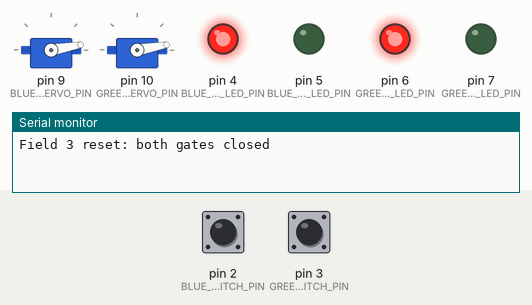
This sketch was run on a simulated Arduino Uno, built with avr-gcc and run on an emulated ATmega328P. Parts: 2 × servo, output pins drawn as LEDs (lit = HIGH), the last lines printed to the serial monitor. Inputs (shaded band) come from the test bench; at power-on: pin 2 (BLUE_LIMIT_SWITCH_PIN) HIGH, pin 3 (GREEN_LIMIT_SWITCH_PIN) HIGH.

Above: at 1.2 s.
1.3 s: pin 2 (BLUE_LIMIT_SWITCH_PIN) pulled LOW for 0.15 s
4.4 s: pin 3 (GREEN_LIMIT_SWITCH_PIN) pulled LOW for 0.15 s
At 4.4 s:
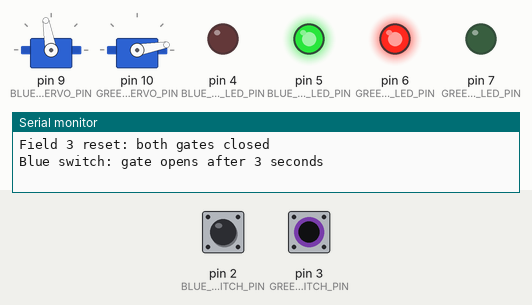
At 8.3 s:
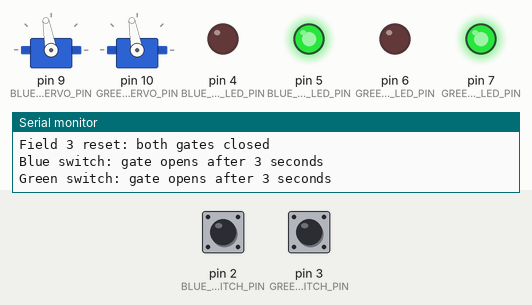
Timing chart, 0 to 9.8 s (numbered marks = the images above; inputs shaded):
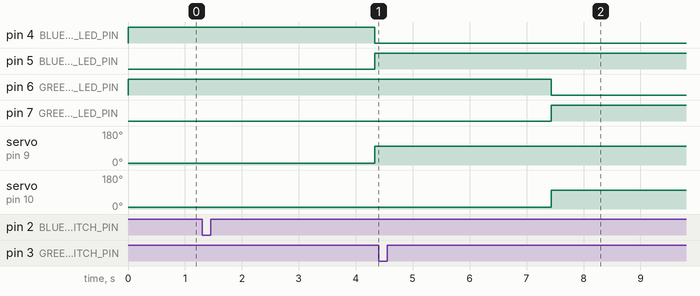

Measured:
- after the input at 1.3 s, pin 4 (BLUE_RED_LED_PIN): HIGH → LOW after 3.0 s; pin 5 (BLUE_GREEN_LED_PIN): LOW → HIGH after 3.0 s; servo on pin 9 (BLUE_GATE_SERVO_PIN): 10° → 100° after 3.0 s
- after the input at 4.4 s, pin 6 (GREEN_RED_LED_PIN): HIGH → LOW after 3.0 s; pin 7 (GREEN_GREEN_LED_PIN): LOW → HIGH after 3.0 s; servo on pin 10 (GREEN_GATE_SERVO_PIN): 10° → 100° after 3.0 s

The sketch:

field_3_dual_gate.ino
```cpp
#include <DINCField.h>

using namespace dinc_field;

const uint8_t BLUE_LIMIT_SWITCH_PIN = 2;
const uint8_t GREEN_LIMIT_SWITCH_PIN = 3;
const uint8_t BLUE_RED_LED_PIN = 4;
const uint8_t BLUE_GREEN_LED_PIN = 5;
const uint8_t GREEN_RED_LED_PIN = 6;
const uint8_t GREEN_GREEN_LED_PIN = 7;
const uint8_t BLUE_GATE_SERVO_PIN = 9;
const uint8_t GREEN_GATE_SERVO_PIN = 10;

const uint32_t GATE_DELAY_MS = 3000;
const uint8_t BLUE_GATE_CLOSED_ANGLE = 10;
const uint8_t BLUE_GATE_OPEN_ANGLE = 100;
const uint8_t GREEN_GATE_CLOSED_ANGLE = 10;
const uint8_t GREEN_GATE_OPEN_ANGLE = 100;

DebouncedButton blueSwitch(BLUE_LIMIT_SWITCH_PIN);
DebouncedButton greenSwitch(GREEN_LIMIT_SWITCH_PIN);
TimedGate blueGate(BLUE_GATE_SERVO_PIN, BLUE_RED_LED_PIN, NO_PIN,
                   BLUE_GREEN_LED_PIN, BLUE_GATE_CLOSED_ANGLE,
                   BLUE_GATE_OPEN_ANGLE, GATE_DELAY_MS);
TimedGate greenGate(GREEN_GATE_SERVO_PIN, GREEN_RED_LED_PIN, NO_PIN,
                    GREEN_GREEN_LED_PIN, GREEN_GATE_CLOSED_ANGLE,
                    GREEN_GATE_OPEN_ANGLE, GATE_DELAY_MS);

void resetField() {
  blueGate.reset();
  greenGate.reset();
  Serial.println(F("Field 3 reset: both gates closed"));
}

void setup() {
  Serial.begin(115200);
  blueSwitch.begin();
  greenSwitch.begin();
  blueGate.begin();
  greenGate.begin();
  resetField();
}

void loop() {
  blueSwitch.update();
  greenSwitch.update();
  if (blueSwitch.takePressed()) {
    blueGate.trigger();
    Serial.println(F("Blue switch: gate opens after 3 seconds"));
  }
  if (greenSwitch.takePressed()) {
    greenGate.trigger();
    Serial.println(F("Green switch: gate opens after 3 seconds"));
  }

  blueGate.update();
  greenGate.update();
}
```
